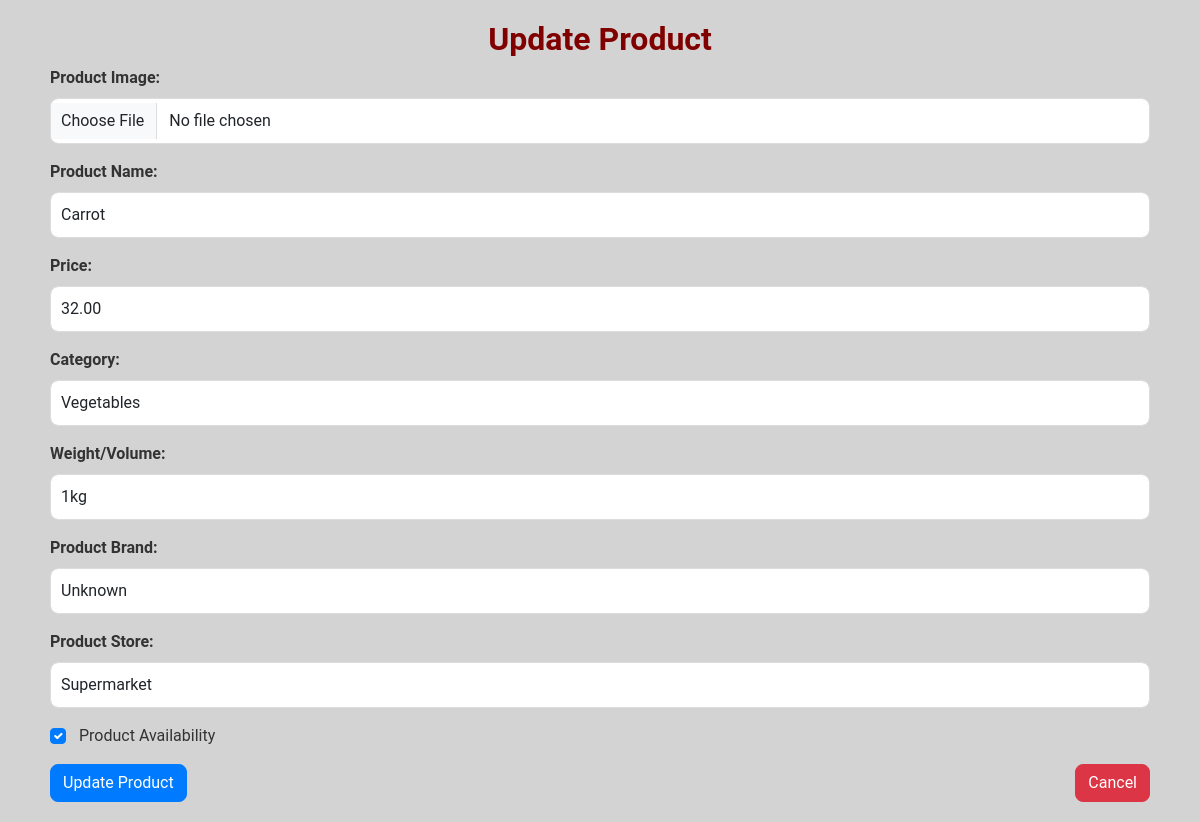
The app's page /views/adminupdate_product_form.php?Id=69 (signed in) with its own data.
### tables this page shows
CREATE TABLE `product` (
  `id` int(11) NOT NULL,
  `name` varchar(255) NOT NULL,
  `price` decimal(10,2) NOT NULL,
  `category_id` int(11) NOT NULL,
  `brand` varchar(255) NOT NULL DEFAULT 'Unknown',
  `image` varchar(255) DEFAULT NULL,
  `weight` varchar(50) DEFAULT NULL,
  `available` tinyint(1) DEFAULT 1,
  `purchased` tinyint(1) DEFAULT 0,
  `store` varchar(255) NOT NULL DEFAULT 'Unknown',
  `user_id` int(11) NOT NULL
);

CREATE TABLE `category` (
  `id` int(11) NOT NULL,
  `name` varchar(255) NOT NULL
);

### views/adminupdate_product_form.php (the view, shortened to what this page needs)
<?php
include 'dbconn.php';
if(isset($_GET['Id'])) {
    $product_id = $_GET['Id'];
    $sql = "SELECT * FROM product WHERE id = $product_id";
    $result = $conn->query($sql);
    if ($result->num_rows > 0) {
        $product = $result->fetch_assoc();
    } else {
        echo "Product not found.";
        exit();
    }
} else {
    echo "Product ID not provided.";
    exit();
}
$category_sql = "SELECT id, name FROM category";
$category_result = $conn->query($category_sql);
?>
<!DOCTYPE html>
<html lang="en">
<head>
    <link rel="stylesheet" href="https://cdnjs.cloudflare.com/ajax/libs/font-awesome/5.15.4/css/all.min.css">
    <link href="https://cdn.jsdelivr.net/npm/bootstrap@5.3.2/dist/css/bootstrap.min.css" rel="stylesheet">
    <link rel="stylesheet" href="css/edit_form.css">
</head>
<body>
    <div class="container">
            <div class="card-header text-center">
                <h2>Update Product</h2>
            </div>
            <div class="card-body">
                <form action="<?php echo htmlspecialchars($_SERVER["PHP_SELF"]) . "?Id=" . $product_id; ?>" method="post" enctype="multipart/form-data">
                    <?php if (!empty($product['image'])): ?>
                        <div class="mb-3">
                        <label for="image" class="form-label">Product Image:</label>
                        <input type="file" id="image" name="image" class="form-control" onchange="previewImage(event)">
                    </div>
                    <?php endif; ?>
                    <div class="mb-3">
                        <label for="name" class="form-label">Product Name:</label>
                        <input type="text" id="name" name="name" class="form-control" value="<?php echo htmlspecialchars($product['name']); ?>" required>
                    </div>
                    <div class="mb-3">
                        <label for="price" class="form-label">Price:</label>
                        <input type="number" id="price" name="price" class="form-control" value="<?php echo htmlspecialchars($product['price']); ?>" required>
                    </div>
                    <div class="mb-3">
                    <label for="category_id" class="form-label">Category:</label>
                    <select id="category_id" name="category_id" class="form-control" required>
                        <?php while ($category = $category_result->fetch_assoc()): ?>
                            <option value="<?php echo htmlspecialchars($category['id']); ?>"
                                    <?php if ($product['category_id'] == $category['id']) echo 'selected'; ?>>
                                <?php echo htmlspecialchars($category['name']); ?>
                            </option>
                        <?php endwhile; ?>
                    </select>
                </div>
                <div class="mb-3">
                        <label for="weight" class="form-label">Weight/Volume:</label>
                        <input type="text" id="weight" name="weight" class="form-control" value="<?php echo htmlspecialchars($product['weight']); ?>" required>
                    </div>
                    <div class="mb-3">
                        <label for="brand" class="form-label">Product Brand:</label>
                        <input type="text" id="brand" name="brand" class="form-control" value="<?php echo htmlspecialchars($product['brand']); ?>" required>
                    </div>
                    <div class="mb-3">
                        <label for="store" class="form-label">Product Store:</label>
                        <input type="text" id="store" name="store" class="form-control" value="<?php echo htmlspecialchars($product['store']); ?>" required>
                    </div>
                    <div class="mb-3 form-check">
                        <input type="checkbox" id="available" name="available" class="form-check-input" <?php if ($product['available']) echo "checked"; ?>>
                        <label for="available" class="form-check-label">Product Availability</label>
                    </div>
                    <div class="d-flex justify-content-between">
                        <button type="submit" class="btn btn-custom">Update Product</button>
                        <a href="addproductlist.php" class="btn btn-cancel">Cancel</a>
                    </div>
                </form>
            </div>
        </div>
</body>
</html>

### views/css/edit_form.css (style rules this page uses)
body { background-color: lightgray; font-family: 'Roboto', sans-serif; color: #333; }
.container { padding: 20px; }
.card-header h2 { font-weight: bold; color: maroon; }
.form-label { font-weight: bold; color: #333; }
.form-control { border-radius: 8px; border: 1px solid #ddd; padding: 10px; }
.btn-custom { background-color: #007bff; border-color: #007bff; color: #fff; border-radius: 8px; transition: all 0.3s; }
.btn-cancel { background-color: #dc3545; border-color: #dc3545; color: #fff; border-radius: 8px; transition: all 0.3s; }
.form-check-input:checked { background-color: #007bff; border-color: #007bff; }
.form-check-label { margin-left: 5px; font-size: 16px; }

### records on screen
product: name "Carrot", price "32.00", category_id "Vegetables", weight "1kg", brand "Unknown", store "Supermarket", available "☑"
